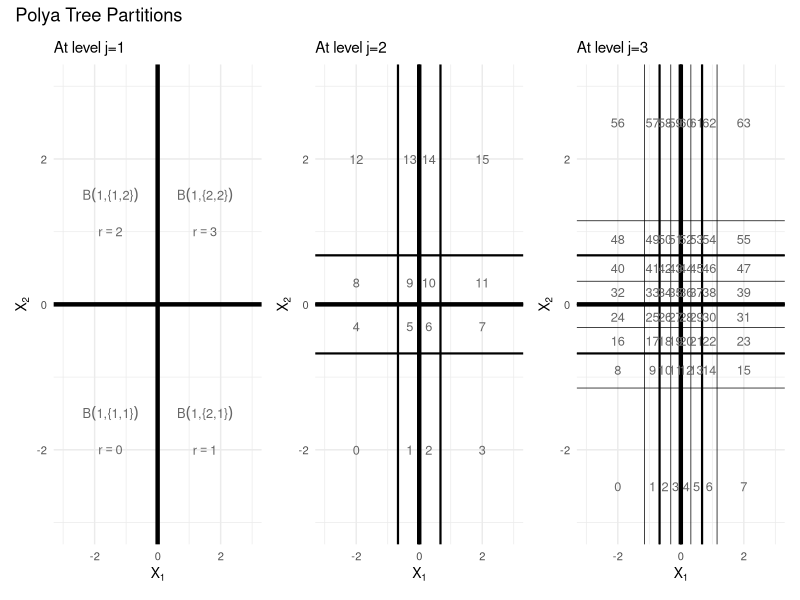
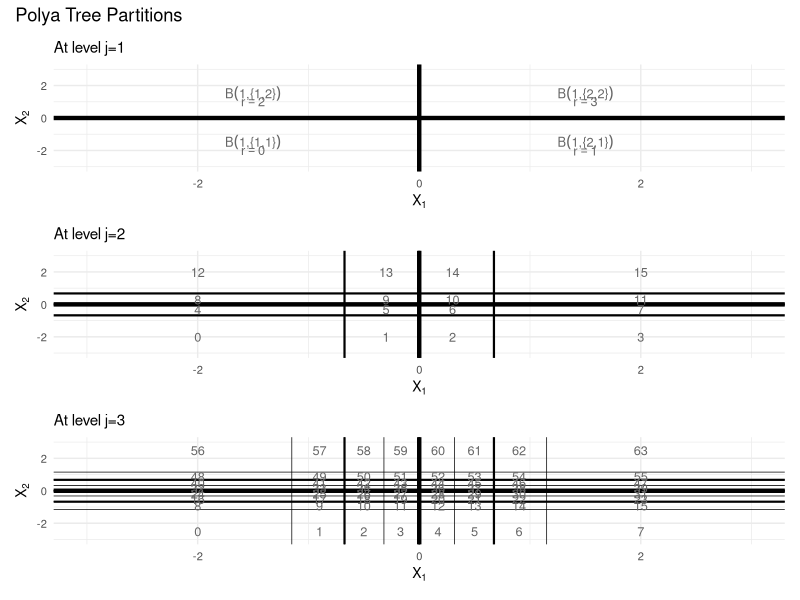

These figures' R source, in order:
################################################################
# Load Libraries
################################################################
library(tidyverse)
library(patchwork)

################################################################
# Text size for plots
################################################################
sizeannotate<- 9*0.36 #mm to point
sizeaxis<- 8
sizeaxislab<- 10
sizetitle<- 11

################################################################
# Plot level j=1
################################################################
ptplot1<-ggplot()+
  geom_vline(xintercept=qnorm(0.5), size=1.5)+
  geom_hline(yintercept=qnorm(0.5), size=1.5)+
  theme_minimal()+
  xlab(bquote(X[1]))+
  ylab(bquote(X[2]))+
  ggtitle("At level j=1")+
  xlim(-3,3)+
  ylim(-3,3)+
  theme(axis.text=element_text(size=sizeaxis),
        axis.title=element_text(size=sizeaxislab),
        plot.title=element_text(size=sizetitle))+
  annotate("text", color="grey40", x=1.5, y=1.5,
           label = deparse(bquote(B(1*",{"*2*","*2*"}"))),
           parse = T, size=sizeannotate)+
  annotate("text", color="grey40", x=1.5, y=1,
           label = deparse(bquote(r==3)),
           parse = T, size=sizeannotate)+
  annotate("text", color="grey40", x=1.5, y=-1.5,
           label = deparse(bquote(B(1*",{"*2*","*1*"}"))),
           parse = T, size=sizeannotate)+
  annotate("text", color="grey40", x=1.5, y=-2,
           label = deparse(bquote(r==1)),
           parse = T, size=sizeannotate)+
  annotate("text", color="grey40", x=-1.5, y=1.5,
           label = deparse(bquote(B(1*",{"*1*","*2*"}"))),
           parse = T, size=sizeannotate)+
  annotate("text", color="grey40", x=-1.5, y=1,
           label = deparse(bquote(r==2)),
           parse = T, size=sizeannotate)+
  annotate("text", color="grey40", x=-1.5, y=-1.5,
           label = deparse(bquote(B(1*",{"*1*","*1*"}"))),
           parse = T, size=sizeannotate)+
  annotate("text", color="grey40", x=-1.5, y=-2,
           label = deparse(bquote(r==0)),
           parse = T, size=sizeannotate)

################################################################
# Plot level j=2
################################################################
ptplot2<-ggplot()+
  geom_vline(xintercept=qnorm(0.5), size=1.5)+
  geom_hline(yintercept=qnorm(0.5), size=1.5)+
  theme_minimal()+
  xlab(bquote(X[1]))+
  ylab(bquote(X[2]))+
  ggtitle("At level j=2")+
  xlim(-3,3)+
  ylim(-3,3)+
  theme(axis.text=element_text(size=sizeaxis),
        axis.title=element_text(size=sizeaxislab),
        plot.title=element_text(size=sizetitle))

j=2
for(k in 1:(2^j-1)){
  ptplot2 <- ptplot2 + 
    geom_vline(xintercept=qnorm(k/(2^j)), size=0.75)+
    geom_hline(yintercept=qnorm(k/(2^j)), size=0.75)
}

ptplot2 <- ptplot2 +
  annotate("text", color="grey40", x=c(-2,-0.3,0.3,2), y=-2,
           label = 0:3, size=sizeannotate)+
  annotate("text", color="grey40", x=c(-2,-0.3,0.3,2), y=-0.3,
           label = 4:7, size=sizeannotate)+
  annotate("text", color="grey40", x=c(-2,-0.3,0.3,2), y=0.3,
           label = 8:11, size=sizeannotate)+
  annotate("text", color="grey40", x=c(-2,-0.3,0.3,2), y=2,
           label = 12:15, size=sizeannotate)

################################################################
# Plot level j=3
################################################################
ptplot3<-ggplot()+
  geom_vline(xintercept=qnorm(0.5), size=1.5)+
  geom_hline(yintercept=qnorm(0.5), size=1.5)+
  theme_minimal()+
  xlab(bquote(X[1]))+
  ylab(bquote(X[2]))+
  ggtitle("At level j=3")+
  xlim(-3,3)+
  ylim(-3,3)+
  theme(axis.text=element_text(size=sizeaxis),
        axis.title=element_text(size=sizeaxislab),
        plot.title=element_text(size=sizetitle))

j=2
for(k in 1:(2^j-1)){
  ptplot3 <- ptplot3 + 
    geom_vline(xintercept=qnorm(k/(2^j)), size=0.75)+
    geom_hline(yintercept=qnorm(k/(2^j)), size=0.75)
}

j=3
for(k in 1:(2^j-1)){
  ptplot3 <- ptplot3 + 
    geom_vline(xintercept=qnorm(k/(2^j)), size=0.25)+
    geom_hline(yintercept=qnorm(k/(2^j)), size=0.25)
}

ptplot3<-ptplot3+
  annotate("text", color="grey40", x=c(-2,-0.9,-0.5,-0.17,0.17,0.5,0.9,2), 
           y=rep(-2.5,8),
           label = 0:7, size=sizeannotate)+
  annotate("text", color="grey40", x=c(-2,-0.9,-0.5,-0.17,0.17,0.5,0.9,2), 
           y=rep(-0.9,5,8),
           label = 8:15, size=sizeannotate)+
  annotate("text", color="grey40", x=c(-2,-0.9,-0.5,-0.17,0.17,0.5,0.9,2), 
           y=rep(-0.5,8),
           label = 16:23, size=sizeannotate)+
  annotate("text", color="grey40", x=c(-2,-0.9,-0.5,-0.17,0.17,0.5,0.9,2), 
           y=rep(-0.17,8),
           label = 24:31, size=sizeannotate)+
  annotate("text", color="grey40", x=c(-2,-0.9,-0.5,-0.17,0.17,0.5,0.9,2), 
           y=rep(0.17,8),
           label = 32:39, size=sizeannotate)+
  annotate("text", color="grey40", x=c(-2,-0.9,-0.5,-0.17,0.17,0.5,0.9,2), 
           y=rep(0.5,8),
           label = 40:47, size=sizeannotate)+
  annotate("text", color="grey40", x=c(-2,-0.9,-0.5,-0.17,0.17,0.5,0.9,2), 
           y=rep(0.9,8),
           label = 48:55, size=sizeannotate)+
  annotate("text", color="grey40", x=c(-2,-0.9,-0.5,-0.17,0.17,0.5,0.9,2), 
           y=rep(2.5,8),
           label = 56:63, size=sizeannotate)

################################################################
# Save Plots
################################################################
pdf("ptbins.pdf",width=9, height=4)
ptplot1+ptplot2+ptplot3+
  plot_annotation(title = "Polya Tree Partitions") & 
  theme(legend.position = "top")
dev.off()

pdf("ptbinsvert.pdf",width=4, height=8.5)
ptplot1/ptplot2/ptplot3+
  plot_annotation(title = "Polya Tree Partitions") & 
  theme(legend.position = "top")
dev.off()

################################################################
# Checking position of points and counting of cells j=1,2
################################################################
# j=1 
2^(1*(1-1))*floor(2*pnorm(-1))+ 2^(1*(2-1))*floor(2*pnorm(-1))
2^(1*(1-1))*floor(2*pnorm(1)) + 2^(1*(2-1))*floor(2*pnorm(-1))
2^(1*(1-1))*floor(2*pnorm(-1))+ 2^(1*(2-1))*floor(2*pnorm(1))
2^(1*(1-1))*floor(2*pnorm(1)) + 2^(1*(2-1))*floor(2*pnorm(1))

# j=2
2^(2*(1-1))*floor(2^2*pnorm(-2))   + 2^(2*(2-1))*floor(2^2*pnorm(-2))
2^(2*(1-1))*floor(2^2*pnorm(-0.5)) + 2^(2*(2-1))*floor(2^2*pnorm(-2))
2^(2*(1-1))*floor(2^2*pnorm(0.5)) + 2^(2*(2-1))*floor(2^2*pnorm(-2))
2^(2*(1-1))*floor(2^2*pnorm(2))    + 2^(2*(2-1))*floor(2^2*pnorm(-2))
2^(2*(1-1))*floor(2^2*pnorm(-2))   + 2^(2*(2-1))*floor(2^2*pnorm(-0.5))
2^(2*(1-1))*floor(2^2*pnorm(-0.5)) + 2^(2*(2-1))*floor(2^2*pnorm(-0.5))
2^(2*(1-1))*floor(2^2*pnorm(0.5)) + 2^(2*(2-1))*floor(2^2*pnorm(-0.5))
2^(2*(1-1))*floor(2^2*pnorm(2))    + 2^(2*(2-1))*floor(2^2*pnorm(-0.5))
2^(2*(1-1))*floor(2^2*pnorm(-2))   + 2^(2*(2-1))*floor(2^2*pnorm(0.5))
2^(2*(1-1))*floor(2^2*pnorm(-0.5)) + 2^(2*(2-1))*floor(2^2*pnorm(0.5))
2^(2*(1-1))*floor(2^2*pnorm(0.5)) + 2^(2*(2-1))*floor(2^2*pnorm(0.5))
2^(2*(1-1))*floor(2^2*pnorm(2))    + 2^(2*(2-1))*floor(2^2*pnorm(0.5))
2^(2*(1-1))*floor(2^2*pnorm(-2))   + 2^(2*(2-1))*floor(2^2*pnorm(2))
2^(2*(1-1))*floor(2^2*pnorm(-0.5)) + 2^(2*(2-1))*floor(2^2*pnorm(2))
2^(2*(1-1))*floor(2^2*pnorm(0.5)) + 2^(2*(2-1))*floor(2^2*pnorm(2))
2^(2*(1-1))*floor(2^2*pnorm(2))    + 2^(2*(2-1))*floor(2^2*pnorm(2))
